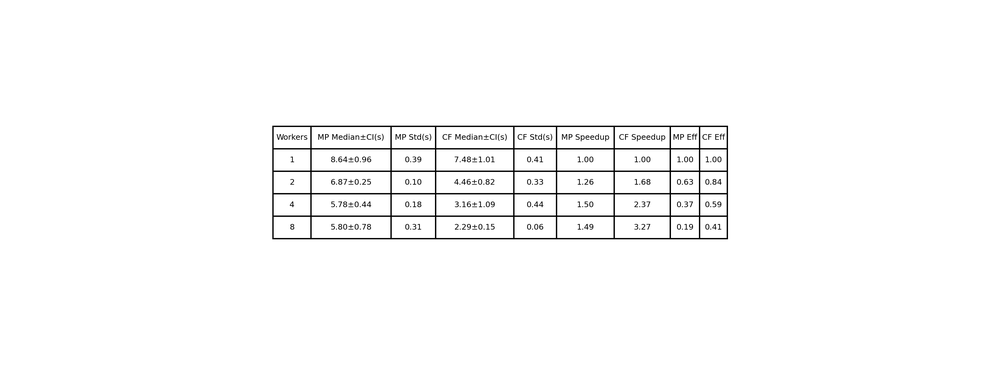
#> input picture performance_table.png, 1000 x 365 px, shrunk from 3209 x 1170 before the run
$ python -i image_filters.py   (imports and definitions only)   (older library calls are emulated)
#> lines starting #> are read from the running program, lines starting #| are printed output that depends on the picture
#> in process_image, img is the input picture: shape (365, 1000, 3); min 0, max 255, mean 249.9
import os
import cv2
import numpy as np

class ImageFilters:
    @staticmethod
    def grayscale(image):
        return cv2.cvtColor(image, cv2.COLOR_BGR2GRAY)

    @staticmethod
    def gaussian_blur(image):
        return cv2.GaussianBlur(image, (3, 3), 0)
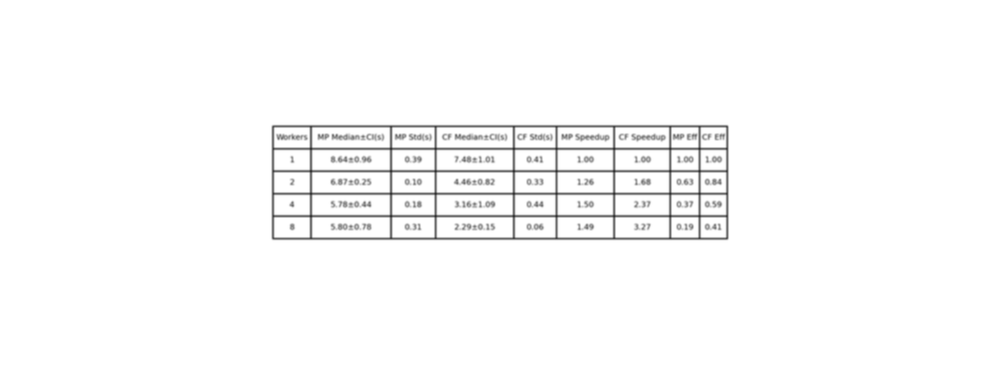
#> returned value: shape (365, 1000, 3); min 43, max 255, mean 249.9

    @staticmethod
    def sobel_edge(image):
        if len(image.shape) == 3:  # Convert to grayscale if needed
            image = cv2.cvtColor(image, cv2.COLOR_BGR2GRAY)
        sobelx = cv2.Sobel(image, cv2.CV_64F, 1, 0, ksize=3)
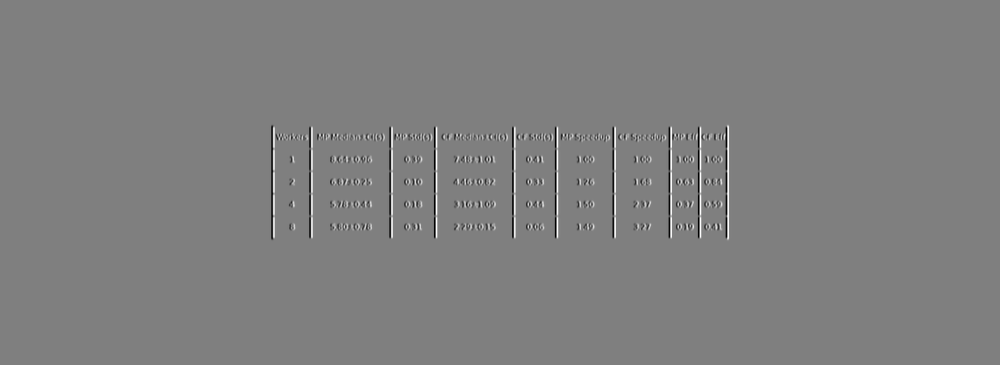
#> sobelx: shape (365, 1000) float64; min -1020, max 1020, mean 0; drawn with min black and max white
        sobely = cv2.Sobel(image, cv2.CV_64F, 0, 1, ksize=3)
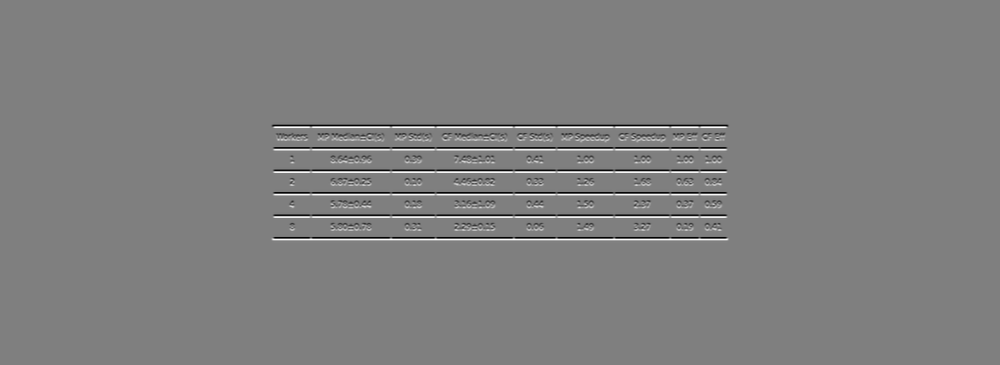
#> sobely: shape (365, 1000) float64; min -1019, max 1019, mean 0; drawn with min black and max white
        magnitude = np.sqrt(sobelx**2 + sobely**2)
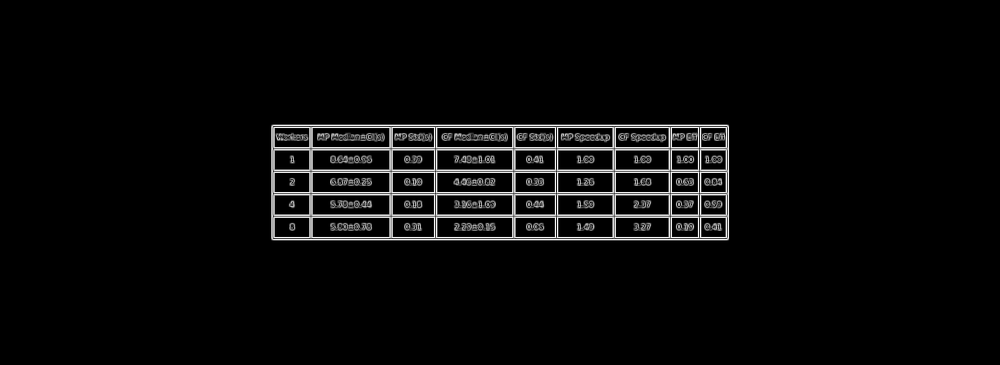
#> magnitude: shape (365, 1000) float64; min 0, max 1043.8, mean 37; drawn with min black and max white
        return np.uint8(np.clip(magnitude, 0, 255))
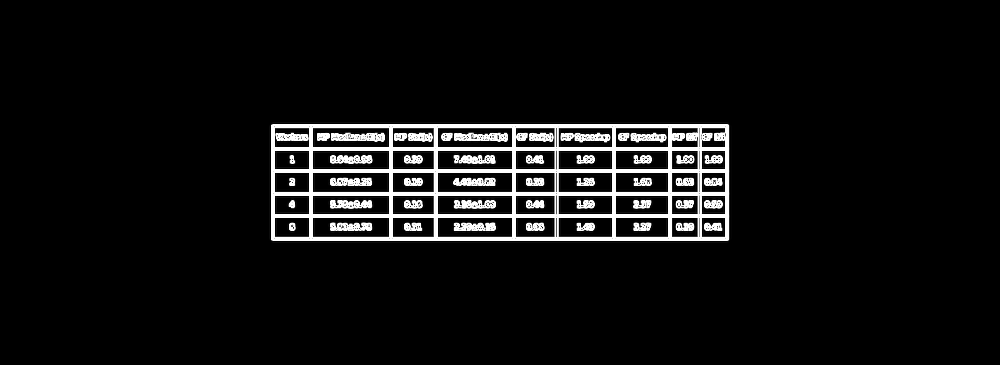
#> returned value: shape (365, 1000); min 0, max 255, mean 16.3

    @staticmethod
    def sharpen(image):
        kernel = np.array([[-1, -1, -1],
                          [-1, 9, -1],
                          [-1, -1, -1]])
#> kernel = [[-1, -1, -1], [-1, 9, -1], [-1, -1, -1]]
        return cv2.filter2D(image, -1, kernel)
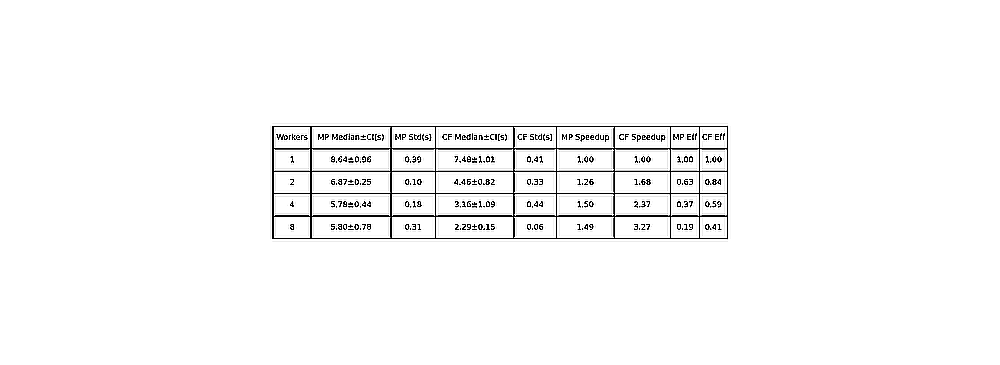
#> returned value: shape (365, 1000, 3); min 0, max 255, mean 248.9

    @staticmethod
    def adjust_brightness(image, value=30):
#> called with value = 30
        hsv = cv2.cvtColor(image, cv2.COLOR_BGR2HSV)
#> hsv: shape (365, 1000, 3); mean H, S, V 0, 0, 249.9
        h, s, v = cv2.split(hsv)
#> h: shape (365, 1000); every value is 0
        v = cv2.add(v, value)
        v = np.clip(v, 0, 255)
        final_hsv = cv2.merge((h, s, v))
#> final_hsv: shape (365, 1000, 3); mean H, S, V 0, 0, 251
        return cv2.cvtColor(final_hsv, cv2.COLOR_HSV2BGR)

    @staticmethod
    def process_image(image_path, output_dir):
        # Read image
        img = cv2.imread(image_path)
        if img is None:
            return None

        filename = os.path.basename(image_path)

        # Apply all filters
        results = {
            'original': img,
            'grayscale': ImageFilters.grayscale(img),
            'blurred': ImageFilters.gaussian_blur(img),
            'edges': ImageFilters.sobel_edge(img),
            'sharpened': ImageFilters.sharpen(img),
            'brightened': ImageFilters.adjust_brightness(img, 30)
        }

        # Save results
        for filter_name, filtered_img in results.items():
            if filter_name != 'original':  # Don't save original again
                output_path = os.path.join(output_dir, f"{filter_name}_{filename}")
                cv2.imwrite(output_path, filtered_img)
#> this loop made 6 passes
#> filter_name on passes 1 to 6: 'original', 'grayscale', 'blurred', 'edges', 'sharpened', 'brightened'

        return filename

>>> result = ImageFilters().process_image('performance_table.png', 'out.png')
